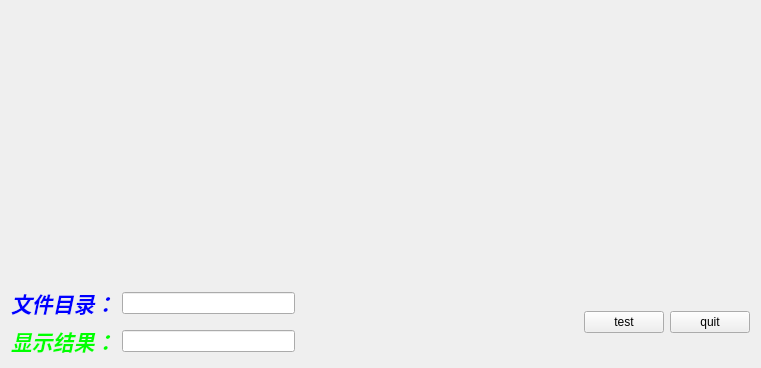
<?xml version="1.0" encoding="UTF-8"?>
<ui version="4.0">
 <class>Widget</class>
 <widget class="QWidget" name="Widget">
  <property name="geometry">
   <rect>
    <x>0</x>
    <y>0</y>
    <width>761</width>
    <height>368</height>
   </rect>
  </property>
  <property name="windowTitle">
   <string>Widget</string>
  </property>
  <layout class="QVBoxLayout" name="verticalLayout_2">
   <item>
    <widget class="QLabel" name="imageLabel">
     <property name="text">
      <string/>
     </property>
    </widget>
   </item>
   <item>
    <layout class="QHBoxLayout" name="horizontalLayout_4">
     <item>
      <layout class="QVBoxLayout" name="verticalLayout">
       <item>
        <layout class="QHBoxLayout" name="horizontalLayout_2">
         <item>
          <widget class="QLabel" name="fileDirLabel">
           <property name="text">
            <string>&lt;html&gt;&lt;head/&gt;&lt;body&gt;&lt;p&gt;&lt;span style=&quot; font-size:16pt; font-weight:600; font-style:italic; color:#0000ff;&quot;&gt;文件目录：&lt;/span&gt;&lt;/p&gt;&lt;/body&gt;&lt;/html&gt;</string>
           </property>
          </widget>
         </item>
         <item>
          <widget class="QLineEdit" name="fileDirLineEdit"/>
         </item>
        </layout>
       </item>
       <item>
        <layout class="QHBoxLayout" name="horizontalLayout_3">
         <item>
          <widget class="QLabel" name="resultLabel">
           <property name="text">
            <string>&lt;html&gt;&lt;head/&gt;&lt;body&gt;&lt;p&gt;&lt;span style=&quot; font-size:16pt; font-weight:600; font-style:italic; color:#00ff00;&quot;&gt;显示结果：&lt;/span&gt;&lt;/p&gt;&lt;/body&gt;&lt;/html&gt;</string>
           </property>
          </widget>
         </item>
         <item>
          <widget class="QLineEdit" name="resultLineEdit"/>
         </item>
        </layout>
       </item>
      </layout>
     </item>
     <item>
      <spacer name="horizontalSpacer">
       <property name="orientation">
        <enum>Qt::Horizontal</enum>
       </property>
       <property name="sizeHint" stdset="0">
        <size>
         <width>158</width>
         <height>20</height>
        </size>
       </property>
      </spacer>
     </item>
     <item>
      <layout class="QHBoxLayout" name="horizontalLayout">
       <item>
        <widget class="QPushButton" name="testButton">
         <property name="text">
          <string>test</string>
         </property>
        </widget>
       </item>
       <item>
        <widget class="QPushButton" name="quitButton">
         <property name="text">
          <string>quit</string>
         </property>
        </widget>
       </item>
      </layout>
     </item>
    </layout>
   </item>
  </layout>
 </widget>
 <layoutdefault spacing="6" margin="11"/>
 <resources/>
 <connections/>
</ui>
